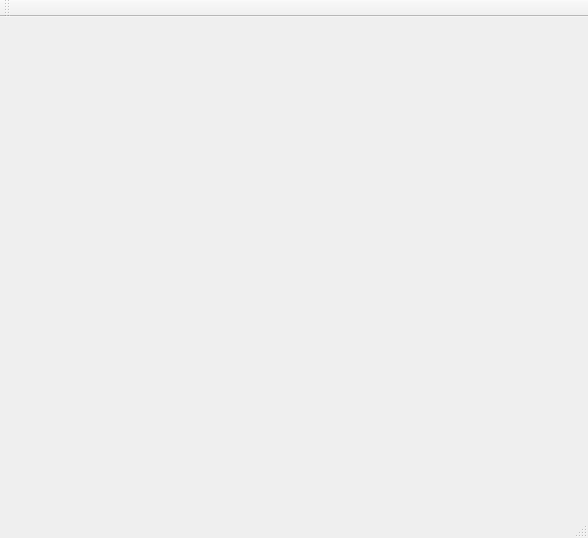
<?xml version="1.0" encoding="UTF-8"?>
<ui version="4.0">
 <class>MainWindow</class>
 <widget class="QMainWindow" name="MainWindow">
  <property name="geometry">
   <rect>
    <x>0</x>
    <y>0</y>
    <width>588</width>
    <height>538</height>
   </rect>
  </property>
  <property name="windowTitle">
   <string>MainWindow</string>
  </property>
  <widget class="QWidget" name="centralWidget"/>
  <widget class="QToolBar" name="mainToolBar">
   <attribute name="toolBarArea">
    <enum>TopToolBarArea</enum>
   </attribute>
   <attribute name="toolBarBreak">
    <bool>false</bool>
   </attribute>
  </widget>
  <widget class="QStatusBar" name="statusBar"/>
  <widget class="QMenuBar" name="menuBar">
   <property name="geometry">
    <rect>
     <x>0</x>
     <y>0</y>
     <width>588</width>
     <height>29</height>
    </rect>
   </property>
  </widget>
 </widget>
 <layoutdefault spacing="6" margin="11"/>
 <resources/>
 <connections/>
</ui>
